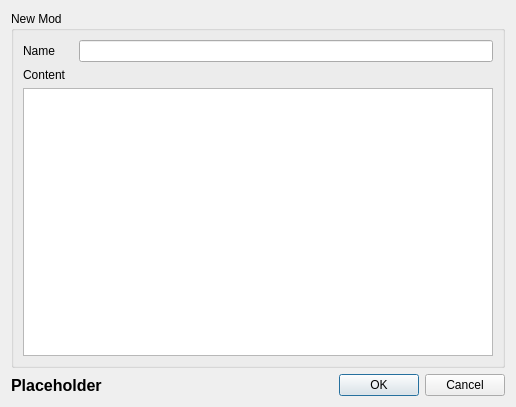
<?xml version="1.0" encoding="UTF-8"?>
<ui version="4.0">
 <class>InstallDialog</class>
 <widget class="QDialog" name="InstallDialog">
  <property name="geometry">
   <rect>
    <x>0</x>
    <y>0</y>
    <width>516</width>
    <height>407</height>
   </rect>
  </property>
  <property name="maximumSize">
   <size>
    <width>16777215</width>
    <height>16777215</height>
   </size>
  </property>
  <property name="windowTitle">
   <string>Install Mods</string>
  </property>
  <layout class="QVBoxLayout" name="verticalLayout">
   <item>
    <widget class="QGroupBox" name="groupBox">
     <property name="acceptDrops">
      <bool>false</bool>
     </property>
     <property name="toolTip">
      <string/>
     </property>
     <property name="title">
      <string>New Mod</string>
     </property>
     <layout class="QVBoxLayout" name="verticalLayout_3">
      <item>
       <layout class="QHBoxLayout" name="horizontalLayout_3">
        <item>
         <widget class="QLabel" name="label">
          <property name="minimumSize">
           <size>
            <width>50</width>
            <height>0</height>
           </size>
          </property>
          <property name="text">
           <string>Name</string>
          </property>
         </widget>
        </item>
        <item>
         <widget class="QLineEdit" name="editName">
          <property name="toolTip">
           <string>Pick a name for the mod</string>
          </property>
          <property name="whatsThis">
           <string>Pick a name for the mod. This is also used as a directory name, so please don't use characters that are illegal in file names.</string>
          </property>
         </widget>
        </item>
       </layout>
      </item>
      <item>
       <widget class="QLabel" name="label_3">
        <property name="text">
         <string>Content</string>
        </property>
       </widget>
      </item>
      <item>
       <widget class="ArchiveTree" name="treeContent">
        <property name="contextMenuPolicy">
         <enum>Qt::CustomContextMenu</enum>
        </property>
        <property name="toolTip">
         <string>Content of the archive. You can change the directory structure by using drag&amp;drop. Hint: Also try right clicking...</string>
        </property>
        <property name="whatsThis">
         <string>&lt;!DOCTYPE HTML PUBLIC &quot;-//W3C//DTD HTML 4.0//EN&quot; &quot;http://www.w3.org/TR/REC-html40/strict.dtd&quot;&gt;
&lt;html&gt;&lt;head&gt;&lt;meta name=&quot;qrichtext&quot; content=&quot;1&quot; /&gt;&lt;style type=&quot;text/css&quot;&gt;
p, li { white-space: pre-wrap; }
&lt;/style&gt;&lt;/head&gt;&lt;body style=&quot; font-family:'MS Shell Dlg 2'; font-size:8.25pt; font-weight:400; font-style:normal;&quot;&gt;
&lt;p style=&quot; margin-top:0px; margin-bottom:0px; margin-left:0px; margin-right:0px; -qt-block-indent:0; text-indent:0px;&quot;&gt;&lt;span style=&quot; font-size:8pt;&quot;&gt;This displays the content of the archive. &amp;lt;data&amp;gt; represents the base directory which will map to the game's data directory. You can change the base directory via the right-click context menu and you can move around files via drag&amp;amp;drop&lt;/span&gt;&lt;/p&gt;&lt;/body&gt;&lt;/html&gt;</string>
        </property>
        <property name="locale">
         <locale language="English" country="UnitedStates"/>
        </property>
        <property name="dragEnabled">
         <bool>true</bool>
        </property>
        <property name="dragDropMode">
         <enum>QAbstractItemView::DragDrop</enum>
        </property>
        <property name="selectionMode">
         <enum>QAbstractItemView::ExtendedSelection</enum>
        </property>
        <attribute name="headerVisible">
         <bool>false</bool>
        </attribute>
        <column>
         <property name="text">
          <string notr="true">1</string>
         </property>
        </column>
       </widget>
      </item>
     </layout>
    </widget>
   </item>
   <item>
    <layout class="QHBoxLayout" name="horizontalLayout_2">
     <item>
      <widget class="QLabel" name="problemLabel">
       <property name="font">
        <font>
         <pointsize>12</pointsize>
         <weight>75</weight>
         <bold>true</bold>
        </font>
       </property>
       <property name="text">
        <string>Placeholder</string>
       </property>
      </widget>
     </item>
     <item>
      <spacer name="horizontalSpacer">
       <property name="orientation">
        <enum>Qt::Horizontal</enum>
       </property>
       <property name="sizeHint" stdset="0">
        <size>
         <width>40</width>
         <height>20</height>
        </size>
       </property>
      </spacer>
     </item>
     <item>
      <widget class="QPushButton" name="okButton">
       <property name="text">
        <string>OK</string>
       </property>
      </widget>
     </item>
     <item>
      <widget class="QPushButton" name="cancelButton">
       <property name="text">
        <string>Cancel</string>
       </property>
      </widget>
     </item>
    </layout>
   </item>
  </layout>
 </widget>
 <customwidgets>
  <customwidget>
   <class>ArchiveTree</class>
   <extends>QTreeWidget</extends>
   <header>archivetree.h</header>
  </customwidget>
 </customwidgets>
 <resources/>
 <connections/>
</ui>
